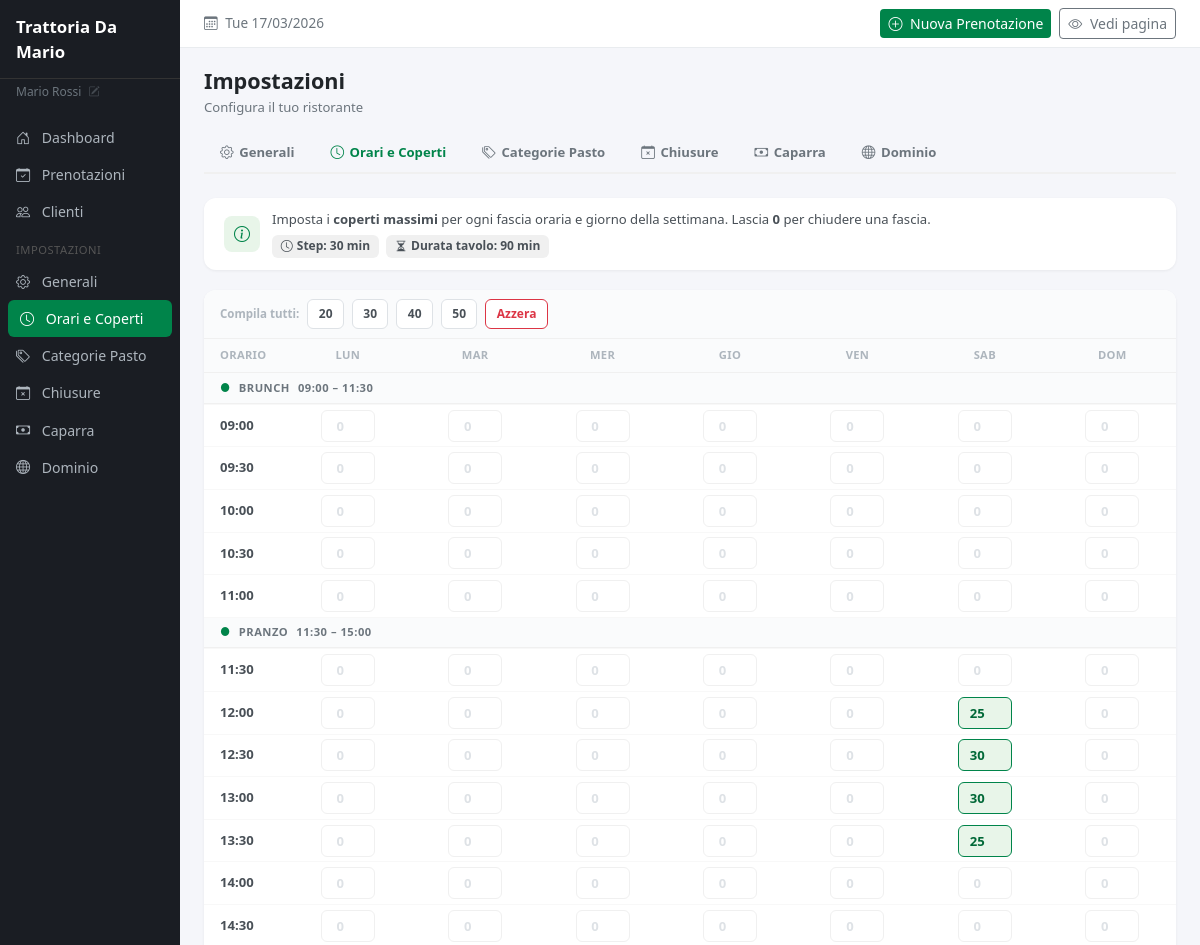
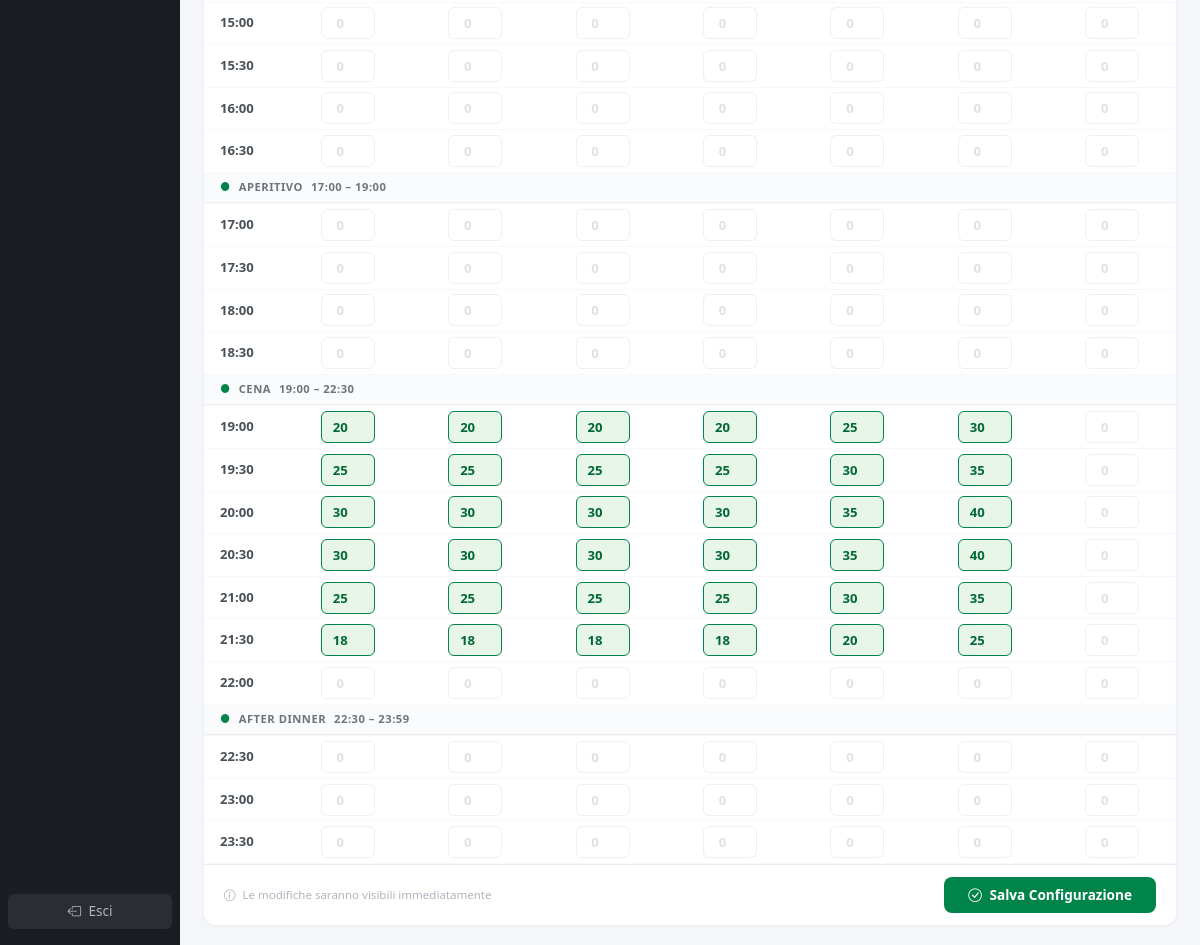
The app's page /dashboard/settings/slots (signed in) with its own data (2 pictures, top to bottom).
### tables this page shows
CREATE TABLE IF NOT EXISTS `tenants` (
    `id`                    INT UNSIGNED AUTO_INCREMENT PRIMARY KEY,
    `slug`                  VARCHAR(100) NOT NULL UNIQUE,
    `name`                  VARCHAR(255) NOT NULL,
    `email`                 VARCHAR(255) NOT NULL,
    `phone`                 VARCHAR(30) DEFAULT NULL,
    `address`               VARCHAR(500) DEFAULT NULL,
    `logo_url`              VARCHAR(500) DEFAULT NULL,
    `custom_domain`         VARCHAR(255) DEFAULT NULL UNIQUE,
    `domain_status`         ENUM('none','dns_pending','linked') NOT NULL DEFAULT 'none',
    `cname_target`          VARCHAR(255) DEFAULT NULL,
    `plan`                  ENUM('base','deposit','custom') NOT NULL DEFAULT 'base',
    `plan_price`            DECIMAL(8,2) NOT NULL DEFAULT 49.00,
    `stripe_account_id`     VARCHAR(255) DEFAULT NULL,
    `deposit_enabled`       TINYINT(1) NOT NULL DEFAULT 0,
    `deposit_amount`        DECIMAL(8,2) DEFAULT NULL,
    `cancellation_policy`   TEXT DEFAULT NULL,
    `table_duration`        INT UNSIGNED NOT NULL DEFAULT 90,
    `time_step`             INT UNSIGNED NOT NULL DEFAULT 30,
    `booking_advance_min`   INT UNSIGNED NOT NULL DEFAULT 0,
    `booking_advance_max`   INT UNSIGNED NOT NULL DEFAULT 60,
    `timezone`              VARCHAR(50) NOT NULL DEFAULT 'Europe/Rome',
    `is_active`             TINYINT(1) NOT NULL DEFAULT 0,
    `created_at`            DATETIME NOT NULL DEFAULT CURRENT_TIMESTAMP,
    `updated_at`            DATETIME NOT NULL DEFAULT CURRENT_TIMESTAMP ON UPDATE CURRENT_TIMESTAMP,

    INDEX `idx_slug` (`slug`),
    INDEX `idx_custom_domain` (`custom_domain`),
    INDEX `idx_is_active` (`is_active`)
);

CREATE TABLE IF NOT EXISTS `time_slots` (
    `id`            INT UNSIGNED AUTO_INCREMENT PRIMARY KEY,
    `tenant_id`     INT UNSIGNED NOT NULL,
    `day_of_week`   TINYINT UNSIGNED NOT NULL COMMENT '0=Lun, 6=Dom',
    `slot_time`     TIME NOT NULL,
    `max_covers`    INT UNSIGNED NOT NULL DEFAULT 20,
    `is_active`     TINYINT(1) NOT NULL DEFAULT 1,

    UNIQUE KEY `uk_tenant_day_time` (`tenant_id`, `day_of_week`, `slot_time`),
    INDEX `idx_tenant_id` (`tenant_id`),
    FOREIGN KEY (`tenant_id`) REFERENCES `tenants`(`id`) ON DELETE CASCADE
);

### views/dashboard/settings/slots.php (the view, shortened to what the rows shown need)
<?php
$settingsTabs = [
    ['url' => url('dashboard/settings'),                'icon' => 'bi-gear',  'label' => 'Generali',         'key' => 'settings'],
    ['url' => url('dashboard/settings/slots'),          'icon' => 'bi-clock', 'label' => 'Orari e Coperti',  'key' => 'slots'],
    ['url' => url('dashboard/settings/meal-categories'),'icon' => 'bi-tags',       'label' => 'Categorie Pasto',  'key' => 'meal-categories'],
    ['url' => url('dashboard/settings/closures'),       'icon' => 'bi-calendar-x', 'label' => 'Chiusure',         'key' => 'closures'],
    ['url' => url('dashboard/settings/deposit'),        'icon' => 'bi-cash',       'label' => 'Caparra',          'key' => 'deposit'],
    ['url' => url('dashboard/settings/domain'),         'icon' => 'bi-globe',      'label' => 'Dominio',          'key' => 'domain'],
];
$timeStep = (int)$tenant['time_step'];
$endHour = 23;
$times = [];
for ($h = $startHour; $h <= $endHour; $h++) {
    for ($m = 0; $m < 60; $m += $timeStep) {
        $times[] = sprintf('%02d:%02d', $h, $m);
    }
}
$activeCats = [];
$inactiveRanges = [];
foreach ($allCategories as $cat) {
    $catStart = (int)substr($cat['start_time'], 0, 2) * 60 + (int)substr($cat['start_time'], 3, 2);
    $catEnd = (int)substr($cat['end_time'], 0, 2) * 60 + (int)substr($cat['end_time'], 3, 2);
    if ($cat['is_active']) {
        $activeCats[] = ['name' => $cat['display_name'], 'start' => $catStart, 'end' => $catEnd, 'start_time' => substr($cat['start_time'], 0, 5), 'end_time' => substr($cat['end_time'], 0, 5)];
    } else {
        $inactiveRanges[] = ['name' => $cat['display_name'], 'start' => $catStart, 'end' => $catEnd, 'start_time' => substr($cat['start_time'], 0, 5), 'end_time' => substr($cat['end_time'], 0, 5)];
    }
}
function getInactiveCategoryName(string $time, array $ranges): ?string {
    $parts = explode(':', $time);
    return null;
}
function getCategoryForTime(string $time, array $cats): ?array {
    $parts = explode(':', $time);
    $mins = (int)$parts[0] * 60 + (int)$parts[1];
    foreach ($cats as $c) {
        if ($mins >= $c['start'] && $mins < $c['end']) return $c;
    }
    return null;
}
$phantomTimes = [];
$DAYS_SHORT = ['Lun','Mar','Mer','Gio','Ven','Sab','Dom'];
?>
<h2 style="font-size:1.35rem; font-weight:700; margin-bottom:.25rem;">Impostazioni</h2>
<p style="font-size:.82rem; color:#6c757d; margin-bottom:1rem;">Configura il tuo ristorante</p>
<div class="settings-tabs">
    <?php foreach ($settingsTabs as $tab): ?>
    <a href="<?= $tab['url'] ?>" class="settings-tab <?= $tab['key'] === 'slots' ? 'active' : '' ?>">
        <i class="bi <?= $tab['icon'] ?>"></i> <?= $tab['label'] ?>
    </a>
    <?php endforeach; ?>
</div>
<div class="info-banner">
    <div class="info-banner-icon" style="background:var(--brand-light); color:var(--brand);">
        <i class="bi bi-info-circle"></i>
    </div>
    <div class="info-banner-text">
        Imposta i <strong>coperti massimi</strong> per ogni fascia oraria e giorno della settimana.
        Lascia <strong>0</strong> per chiudere una fascia.
        <div style="margin-top:.35rem;">
            <span class="info-pill"><i class="bi bi-clock"></i> Step: <?= $timeStep ?> min</span>
            <span class="info-pill" style="margin-left:.25rem;"><i class="bi bi-hourglass-split"></i> Durata tavolo: <?= (int)$tenant['table_duration'] ?> min</span>
        </div>
    </div>
</div>
<form method="POST" action="<?= url('dashboard/settings/slots') ?>">
    <div class="card">
        <div class="slots-toolbar">
            <div class="toolbar-group">
                <span class="tb-label">Compila tutti:</span>
                <button type="button" class="tb-btn" data-fill="20">20</button>
                <button type="button" class="tb-btn" data-fill="30">30</button>
                <button type="button" class="tb-btn" data-fill="40">40</button>
                <button type="button" class="tb-btn" data-fill="50">50</button>
                <button type="button" class="tb-btn" data-fill="0" style="color:#dc3545;border-color:#dc3545;">Azzera</button>
            </div>
        </div>
        <div style="overflow-x:auto;">
            <table class="slots-grid">
                <thead>
                    <tr>
                        <th>Orario</th>
                        <?php for ($day = 0; $day < 7; $day++): ?>
                        <th><?= $DAYS_SHORT[$day] ?></th>
                        <?php endfor; ?>
                    </tr>
                </thead>
                <tbody>
                    <?php
                    $shownActiveDividers = [];
                    foreach ($times as $time):
                        $isPhantom = isset($phantomTimes[$time]);
                        $inactiveCat = getInactiveCategoryName($time, $inactiveRanges);
                        $isInactive = ($inactiveCat !== null);
                        $rowClass = '';
                        $activeCatHit = getCategoryForTime($time, $activeCats);
                        $showActiveDivider = $activeCatHit && !isset($shownActiveDividers[$activeCatHit['name']]);
                        if ($showActiveDivider) $shownActiveDividers[$activeCatHit['name']] = true;
                    ?>
                    <?php if ($showActiveDivider): ?>
                    <tr>
                        <td colspan="8" style="padding:0;">
                            <div class="meal-divider">
                                <span class="meal-divider-icon" style="color:var(--brand);">&#9679;</span>
                                <span class="meal-divider-name"><?= e($activeCatHit['name']) ?></span>
                                <span class="meal-divider-range"><?= $activeCatHit['start_time'] ?> &ndash; <?= $activeCatHit['end_time'] ?></span>
                            </div>
                        </td>
                    </tr>
                    <?php endif; ?>
                    <tr<?= $rowClass ? ' class="' . $rowClass . '"' : '' ?>>
                        <td<?= $isInactive ? ' style="color:#ccc;"' : '' ?>>
                            <?= $time ?>
                        </td>
                        <?php for ($day = 0; $day < 7; $day++):
                            $currentVal = 0;
                            if (isset($slotsByDay[$day])) {
                                foreach ($slotsByDay[$day] as $s) {
                                    if (substr($s['slot_time'], 0, 5) === $time && $s['is_active']) {
                                        $currentVal = (int)$s['max_covers'];
                                        break;
                                    }
                                }
                            }
                            $isDisabled = $isPhantom || $isInactive;
                            $inputClass = 'slot-input';
                            if (!$isDisabled) {
                                $inputClass .= ($currentVal > 0) ? ' has-value' : ' zero';
                            }
                        ?>
                        <td>
                            <input type="number" class="<?= $inputClass ?>"
                                   <?= $isDisabled ? '' : 'name="slots[' . $day . '][' . $time . ']"' ?>
                                   value="<?= $isInactive ? 0 : $currentVal ?>"
                                   min="0" max="200"
                                   <?php if ($isPhantom): ?>disabled title="Verrà rimosso al salvataggio"
                                   <?php elseif ($isInactive): ?>readonly tabindex="-1" title="Categoria &quot;<?= e($inactiveCat) ?>&quot; disattivata"
                                   <?php endif; ?>>
                        </td>
                        <?php endfor; ?>
                    </tr>
                    <?php endforeach; ?>
                </tbody>
            </table>
        </div>
        <div class="save-bar" style="border-radius:0 0 12px 12px; border-top:1px solid #e9ecef; box-shadow:none;">
            <span class="save-hint">
                <i class="bi bi-info-circle me-1"></i>
                <?php if (!empty($phantomTimes)): ?>
                    <?= count($phantomTimes) ?> orari phantom verranno rimossi al salvataggio
                <?php else: ?>
                    Le modifiche saranno visibili immediatamente
                <?php endif; ?>
            </span>
            <button type="submit" class="btn-save"><i class="bi bi-check-circle me-1"></i> Salva Configurazione</button>
        </div>
    </div>
</form>

### views/layouts/dashboard.php (shortened to what the rows shown need)
<!DOCTYPE html>
<html lang="it">
<head>
    <link href="https://cdn.jsdelivr.net/npm/bootstrap@5.3.3/dist/css/bootstrap.min.css" rel="stylesheet">
    <link href="https://cdn.jsdelivr.net/npm/bootstrap-icons@1.11.3/font/bootstrap-icons.min.css" rel="stylesheet">
    <link href="<?= asset('css/dashboard.css') ?>" rel="stylesheet">
</head>
<body>
    <div id="sidebar">
        <div class="sidebar-brand d-none d-md-block"><?= e(tenant()['name'] ?? env('APP_NAME', 'Evulery')) ?></div>
        <a href="<?= url('dashboard/profile') ?>" class="sidebar-user d-none d-md-block"><?= e(auth()['name'] ?? '') ?> <i class="bi bi-pencil-square" style="font-size:.7rem;opacity:.5;margin-left:.25rem;"></i></a>
        <nav style="padding:.5rem 0;">
            <ul class="nav flex-column">
                <li class="nav-item">
                    <a class="nav-link <?= ($activeMenu ?? '') === 'home' ? 'active' : '' ?>" href="<?= url('dashboard') ?>">
                        <i class="bi bi-house-door me-2"></i> Dashboard
                    </a>
                </li>
                <li class="nav-item">
                    <a class="nav-link <?= ($activeMenu ?? '') === 'reservations' ? 'active' : '' ?>" href="<?= url('dashboard/reservations') ?>">
                        <i class="bi bi-calendar-check me-2"></i> Prenotazioni
                    </a>
                </li>
                <li class="nav-item">
                    <a class="nav-link <?= ($activeMenu ?? '') === 'customers' ? 'active' : '' ?>" href="<?= url('dashboard/customers') ?>">
                        <i class="bi bi-people me-2"></i> Clienti
                    </a>
                </li>
                <li class="nav-item"><div class="sidebar-section">Impostazioni</div></li>
                <li class="nav-item">
                    <a class="nav-link <?= ($activeMenu ?? '') === 'settings' ? 'active' : '' ?>" href="<?= url('dashboard/settings') ?>">
                        <i class="bi bi-gear me-2"></i> Generali
                    </a>
                </li>
                <li class="nav-item">
                    <a class="nav-link <?= ($activeMenu ?? '') === 'slots' ? 'active' : '' ?>" href="<?= url('dashboard/settings/slots') ?>">
                        <i class="bi bi-clock me-2"></i> Orari e Coperti
                    </a>
                </li>
                <li class="nav-item">
                    <a class="nav-link <?= ($activeMenu ?? '') === 'meal-categories' ? 'active' : '' ?>" href="<?= url('dashboard/settings/meal-categories') ?>">
                        <i class="bi bi-tags me-2"></i> Categorie Pasto
                    </a>
                </li>
                <li class="nav-item">
                    <a class="nav-link <?= ($activeMenu ?? '') === 'closures' ? 'active' : '' ?>" href="<?= url('dashboard/settings/closures') ?>">
                        <i class="bi bi-calendar-x me-2"></i> Chiusure
                    </a>
                </li>
                <li class="nav-item">
                    <a class="nav-link <?= ($activeMenu ?? '') === 'deposit' ? 'active' : '' ?>" href="<?= url('dashboard/settings/deposit') ?>">
                        <i class="bi bi-cash me-2"></i> Caparra
                    </a>
                </li>
                <li class="nav-item">
                    <a class="nav-link <?= ($activeMenu ?? '') === 'domain' ? 'active' : '' ?>" href="<?= url('dashboard/settings/domain') ?>">
                        <i class="bi bi-globe me-2"></i> Dominio
                    </a>
                </li>
            </ul>
        </nav>
        <div class="sidebar-logout">
            <form method="POST" action="<?= url('auth/logout') ?>">
                <button type="submit" class="btn">
                    <i class="bi bi-box-arrow-left me-1"></i> Esci
                </button>
            </form>
        </div>
    </div>
    <div id="main-content">
        <div class="top-bar d-none d-md-flex">
            <span class="top-bar-date">
                <i class="bi bi-calendar3 me-1"></i> <?= format_date(date('Y-m-d'), 'D d/m/Y') ?>
            </span>
            <div class="d-flex align-items-center gap-2">
                <a href="<?= url('dashboard/reservations/create') ?>" class="btn btn-brand btn-sm btn-nuova-desktop">
                    <i class="bi bi-plus-circle me-1"></i> Nuova Prenotazione
                </a>
                <a href="<?= url(tenant()['slug'] ?? '') ?>" target="_blank" class="btn btn-outline-secondary btn-sm">
                    <i class="bi bi-eye me-1"></i> Vedi pagina
                </a>
            </div>
        </div>
        <div class="page-body">
            <?= $content ?>
        </div>
    </div>
</body>
</html>

### records on screen
tenants: name "Trattoria Da Mario", time_step "30", table_duration "90"
time_slots: max_covers "25"
time_slots: max_covers "30"
time_slots: max_covers "30"
time_slots: max_covers "25"
time_slots: max_covers "20"
time_slots: max_covers "20"
time_slots: max_covers "20"
time_slots: max_covers "20"
time_slots: max_covers "25"
time_slots: max_covers "30"
time_slots: max_covers "25"
time_slots: max_covers "25"
time_slots: max_covers "25"
time_slots: max_covers "25"
time_slots: max_covers "30"
time_slots: max_covers "35"
time_slots: max_covers "30"
time_slots: max_covers "30"
time_slots: max_covers "30"
time_slots: max_covers "30"
time_slots: max_covers "35"
time_slots: max_covers "40"
time_slots: max_covers "30"
time_slots: max_covers "30"
time_slots: max_covers "30"
time_slots: max_covers "30"
time_slots: max_covers "35"
time_slots: max_covers "40"
time_slots: max_covers "25"
time_slots: max_covers "25"
time_slots: max_covers "25"
time_slots: max_covers "25"
time_slots: max_covers "30"
time_slots: max_covers "35"
time_slots: max_covers "18"
time_slots: max_covers "18"
time_slots: max_covers "18"
time_slots: max_covers "18"
time_slots: max_covers "20"
time_slots: max_covers "25"

### other values on screen
auth()['name'] "Mario Rossi"
$tab['label'] "Generali"
$tab['label'] "Orari e Coperti"
$tab['label'] "Categorie Pasto"
$tab['label'] "Chiusure"
$tab['label'] "Caparra"
$tab['label'] "Dominio"
$DAYS_SHORT[$day] "LUN"
$DAYS_SHORT[$day] "MAR"
$DAYS_SHORT[$day] "MER"
$DAYS_SHORT[$day] "GIO"
$DAYS_SHORT[$day] "VEN"
$DAYS_SHORT[$day] "SAB"
$DAYS_SHORT[$day] "DOM"
$activeCatHit['name'] "BRUNCH"
